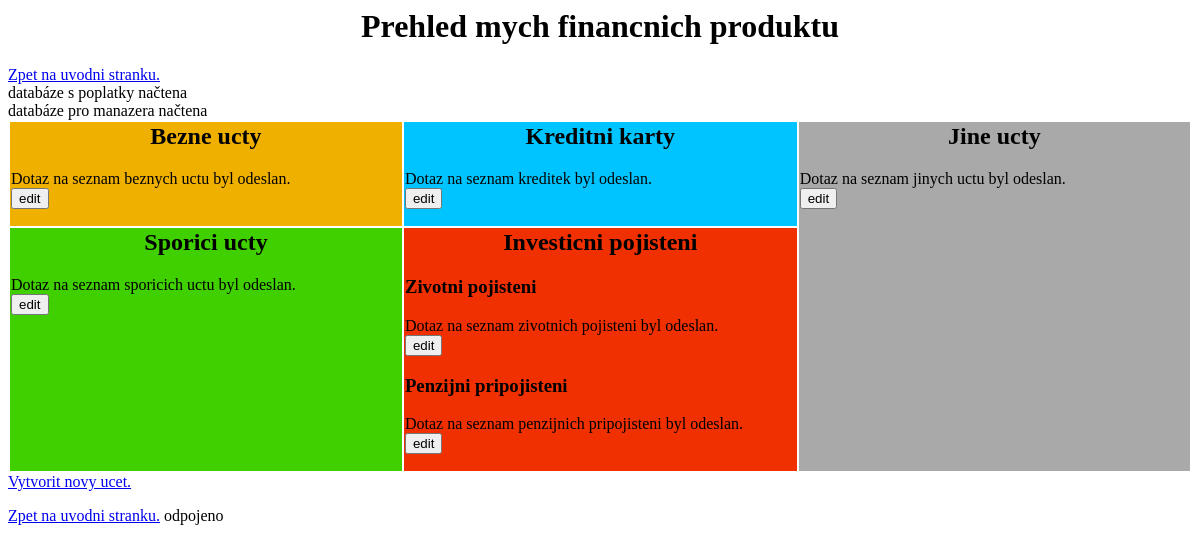
Before: /manazer/fin_ucty.php with the older database file.
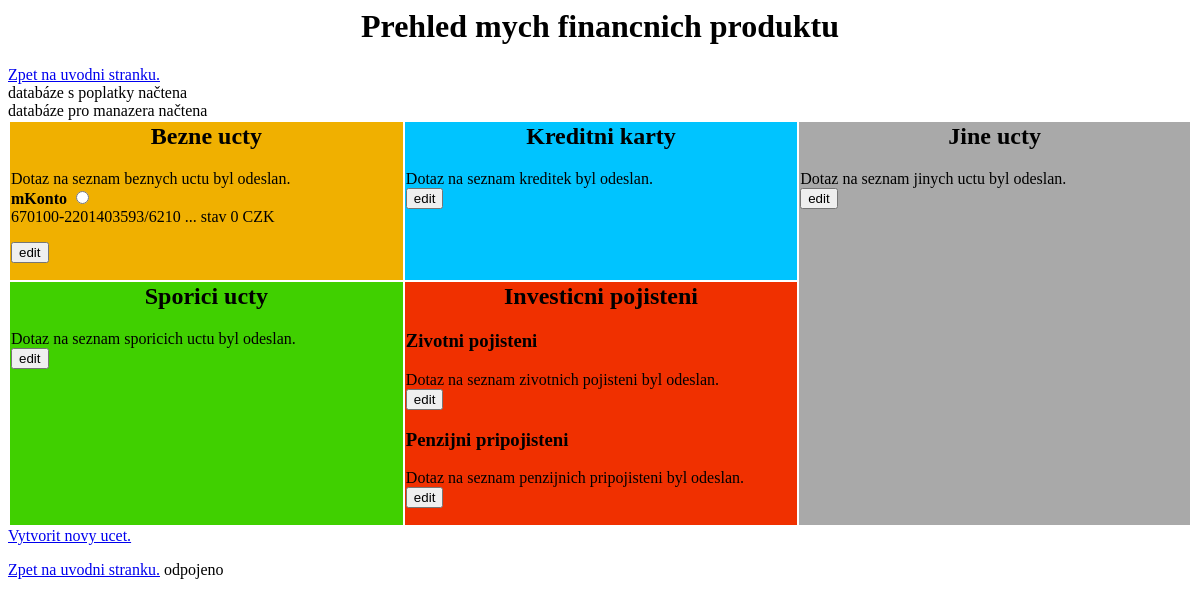
After: the same page with the newer database file.
### tables this page shows
CREATE TABLE `moje_ucty` (
  `idmoje_ucty` int(11) NOT NULL AUTO_INCREMENT,
  `NazevUctu` varchar(55) NOT NULL,
  `TypUctu` varchar(45) NOT NULL,
  `Urok` decimal(3,2) DEFAULT '0.00',
  `Urok_prevod` tinyint(4) DEFAULT '1',
  `Urok_ucet` int(11) DEFAULT NULL,
  `Predcisli` varchar(6) DEFAULT '0',
  `Cislo` varchar(10) NOT NULL,
  `KodBanky` char(4) NOT NULL,
  `Stav` int(11) NOT NULL,
  `Mena` char(3) NOT NULL,
  `Www` varchar(45) DEFAULT NULL,
  `Karta` varchar(3) DEFAULT NULL,
  `Karta_nazev` varchar(45) DEFAULT NULL,
  `Karta_cislo` char(4) DEFAULT '0000',
  `Karta_limit` int(11) DEFAULT '5000',
  `Ucet_varianta` int(11) DEFAULT NULL COMMENT 'ucet id',
  `MinZustatek` int(11) DEFAULT '0',
  `Vytvoreno` datetime DEFAULT NULL,
  `Zalozeni` date DEFAULT NULL,
  `Kontokorent` varchar(3) DEFAULT NULL,
  `Kontokorent_limit` int(11) DEFAULT NULL,
  `Karta_bezurok` int(11) DEFAULT NULL,
  `Mesicni_splatka` decimal(3,2) DEFAULT '0.00',
  `Vypis` varchar(45) DEFAULT NULL,
  `Trans_ucet` int(11) DEFAULT NULL,
  `Prispevek_vlastni` int(11) DEFAULT NULL,
  `Prispevek_zam` int(11) DEFAULT NULL,
  `Prispevek_treti` int(11) DEFAULT NULL,
  `Prispevek_platba` int(11) DEFAULT NULL,
  `Spor_vlastni` int(11) DEFAULT NULL,
  `Spor_zam` int(11) DEFAULT NULL,
  `Spor_treti` int(11) DEFAULT NULL,
  `Prispevek_frekvence` int(11) DEFAULT NULL,
  `Poj_cislo` varchar(45) DEFAULT NULL,
  PRIMARY KEY (`idmoje_ucty`),
  UNIQUE KEY `idmoje_ucty_UNIQUE` (`idmoje_ucty`)
);

### manazer/fin_ucty.php (the view, shortened to what this page needs)
<HTML>
  <HEAD>
  </HEAD>
<BODY>
<CENTER><H1>Prehled mych financnich produktu</H1></CENTER>
<A HREF="/manazer">Zpet na uvodni stranku.</A><BR>
<?php
include "pripojeni_sql_man.php";
?>
<TABLE border=0>
<TR><TD valign='top' width=400 style='background-color: #F0B000'>
<H2 align='center'>Bezne ucty</H2>
<?php
$sql_bezne_ucty = "SELECT NazevUctu, CONCAT(Predcisli,'-',Cislo,'/',KodBanky) AS CisloU, Stav, Mena, Www, idmoje_ucty FROM moje_ucty WHERE TypUctu='bezny' ORDER BY NazevUctu ASC";
echo 'Dotaz na seznam beznych uctu byl odeslan.<br>';
$bezne_ucty = mysql_query($sql_bezne_ucty, $id_spojeni);
?>
<FORM action='fin_edit_ucet.php' method='POST'<?php if(Count($bezne_ucty)==0){echo "onsubmit='return false'";} ?>>
<?php
while($radek_bezne_ucty = mysql_fetch_row($bezne_ucty))
{
    echo "<B>".$radek_bezne_ucty[0]."</B>
    <input type='radio' name='muj_ucet' value='".$radek_bezne_ucty[5]."'><BR>";
    echo "$radek_bezne_ucty[1] ... stav $radek_bezne_ucty[2] $radek_bezne_ucty[3]<BR>";
echo '<P>';
}
?>
<input type='submit' name='Zmenit' value='edit'>
</FORM>
<TD valign='top' width=400 style='background-color: #00C4FF'>
<H2 align='center'>Kreditni karty</H2>
<?php
$sql_kreditky = "SELECT NazevUctu, Karta_cislo, Stav, Mena, Karta_limit, Www FROM moje_ucty WHERE TypUctu='kreditni' ORDER BY NazevUctu ASC";
echo 'Dotaz na seznam kreditek byl odeslan.<br>';
$kreditky = mysql_query($sql_kreditky, $id_spojeni);
?>
<FORM action='fin_edit_ucet.php' method='POST'<?php if(Count($kreditky)==0){echo "onsubmit='return false'";} ?>>
<input type='submit' name='Zmenit' value='edit'>
</FORM>
</TD>
<TD valign='top' width=400 rowspan=2 style='background-color: darkgray'>
<H2 align='center'>Jine ucty</H2>
<?php
$sql_jine ="SELECT NazevUctu, CONCAT(Predcisli,'-',Cislo,'/',KodBanky) AS CisloU, Stav, Mena, Ucet_varianta, Cislo, Www FROM moje_ucty WHERE TypUctu='jiny' ORDER BY NazevUctu ASC";
echo 'Dotaz na seznam jinych uctu byl odeslan.<br>';
$jine = mysql_query($sql_jine, $id_spojeni);
?>
<FORM action='fin_edit_ucet.php' method='POST'<?php if(Count($jine)==0){echo "onsubmit='return false'";} ?>>
<input type='submit' name='Zmenit' value='edit'>
</FORM>
</TD></TR>
<TR><TD valign='top' style='background-color: #40D000'>
<H2 align='center'>Sporici ucty</H2>
<?php
$sql_spor_ucty = "SELECT NazevUctu, CONCAT(Predcisli,'-',Cislo,'/',KodBanky) AS CisloU, Stav, Mena, Www, idmoje_ucty FROM moje_ucty WHERE TypUctu='sporici' ORDER BY NazevUctu ASC";
echo 'Dotaz na seznam sporicich uctu byl odeslan.<br>';
$spor_ucty = mysql_query($sql_spor_ucty, $id_spojeni);
?>
<FORM action='fin_edit_ucet.php' method='POST'<?php if(Count($spor_ucty)==0){echo "onsubmit='return false'";} ?>>
<input type='submit' name='Zmenit' value='edit'>
</FORM>
</TD>
<TD valign='top' style='background-color: #F03000'>
<H2 align='center'>Investicni pojisteni</H2>
<H3>Zivotni pojisteni</H3>
<?php
$sql_ziv_pojisteni = "SELECT NazevUctu, CONCAT(Predcisli,'-',Cislo,'/',KodBanky) AS CisloU, TypUctu, Stav, Mena, Www FROM moje_ucty WHERE TypUctu = 'poj_zivotni' ORDER BY NazevUctu ASC";
echo 'Dotaz na seznam zivotnich pojisteni byl odeslan.<br>';
$ziv_pojisteni = mysql_query($sql_ziv_pojisteni, $id_spojeni);
?>
<FORM action='fin_edit_ucet.php' method='POST'<?php if(Count($ziv_pojisteni)==0){echo "onsubmit='return false'";} ?>>
<input type='submit' name='Zmenit' value='edit'>
</FORM>
<H3>Penzijni pripojisteni</H3>
<?php
$sql_pen_pojisteni = "SELECT NazevUctu, CONCAT(Predcisli,'-',Cislo,'/',KodBanky) AS CisloU, TypUctu, Stav, Mena, Www FROM moje_ucty WHERE TypUctu = 'poj_penzijni' ORDER BY NazevUctu ASC";
echo 'Dotaz na seznam penzijnich pripojisteni byl odeslan.<br>';
$pen_pojisteni = mysql_query($sql_pen_pojisteni, $id_spojeni);
?>
<FORM action='fin_edit_ucet.php' method='POST'<?php if(Count($pen_pojisteni)==0){echo "onsubmit='return false'";} ?>>
<input type='submit' name='Zmenit' value='edit'>
</FORM>
</TD></TR>
</TABLE>
<A HREF="fin_ucty-novy.htm">Vytvorit novy ucet.</A><P>
<A HREF="/manazer">Zpet na uvodni stranku.</A>
<?php
if($id_spojeni)
{
  echo 'odpojeno <br>';
}
?>
</BODY>
</HTML>

Changed rows visible on the page:
added moje_ucty: NazevUctu "mKonto", radek_bezne_ucty "670100-2201403593/6210", Stav "0", Mena "CZK"
